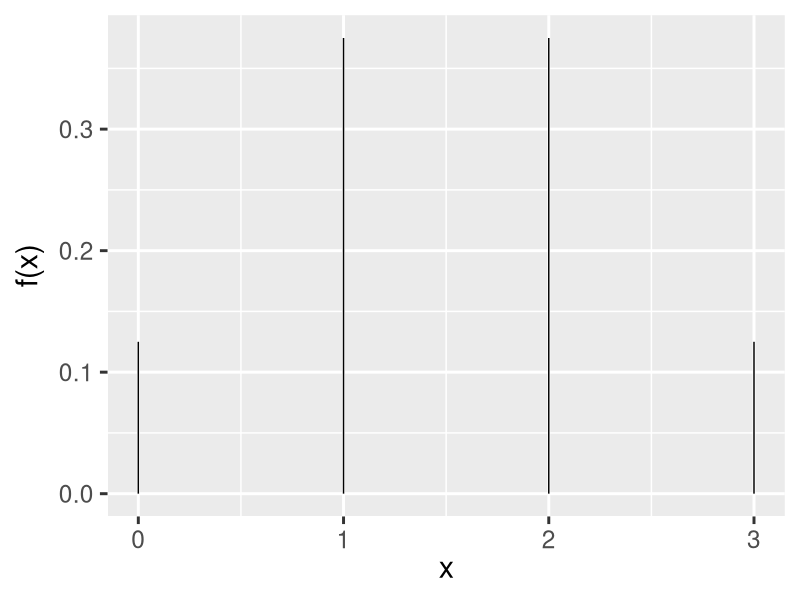
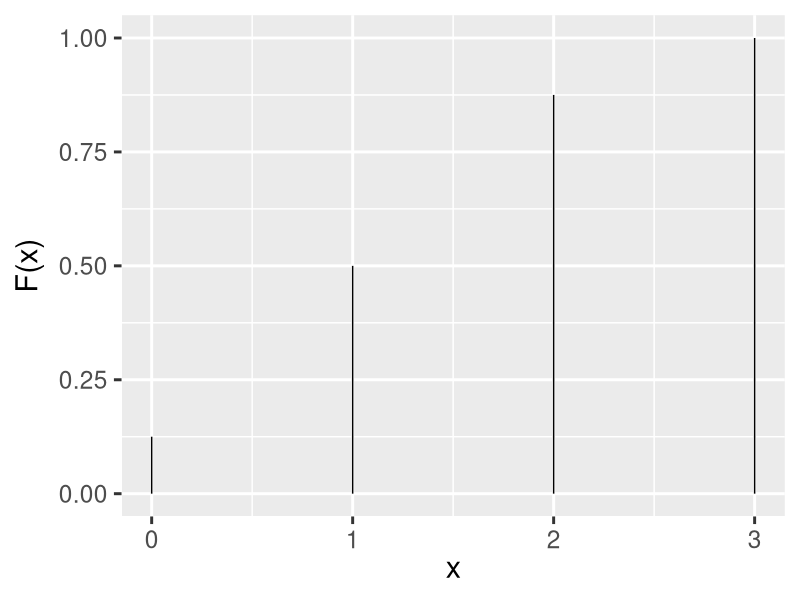

Generate these figures, in order, with R:
## ---- chunk 1
library(tidyverse)
theme_set(theme_gray(base_size = 22))

x <- c(0, 1, 2, 3)
y <- c(0.125, 0.375, 0.375, 0.125)

data <- data.frame(x = x,
                   y = y)

data %>% 
  ggplot() +
  aes(x = x, y = y) +
  geom_segment(data = data, 
               aes(x = x, y = 0, 
                   xend = x, yend = y)) +
  labs(x = expression(paste("x")),
       y = expression(paste("f(x)")))

## ---- chunk 2
library(tidyverse)
theme_set(theme_gray(base_size = 22))

x <- c(0, 1, 2, 3)
y <- c(0.125, 0.5, 0.875, 1)

data <- data.frame(x = x,
                   y = y)

data %>% 
  ggplot() +
  aes(x = x, y = y) +
  geom_segment(data = data, 
               aes(x = x, y = 0, 
                   xend = x, yend = y)) +
  labs(x = expression(paste("x")),
       y = expression(paste("F(x)")))

